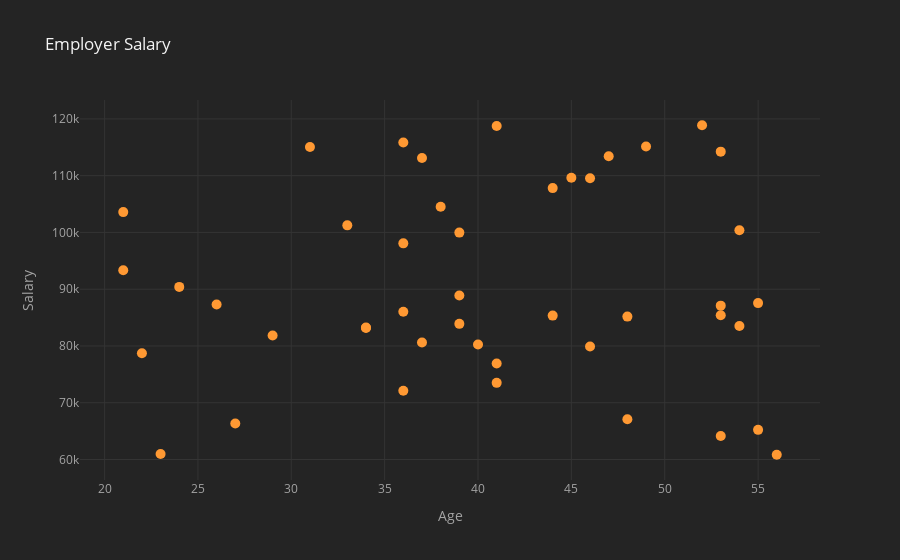

The cell this chart's notebook holds for it:
### Code cell
data1.iplot( x= 'age', y = 'salary', title = 'Employer Salary', mode = 'markers', size = 10, xTitle = 'Age', yTitle = 'Salary')

### Figure 1 — Plotly figure (JSON) as saved in the notebook; plotly's stock layout.template omitted (floating-point values rounded to 4 significant figures)
{"data": [{"line": {"color": "rgba(255, 153, 51, 1.0)", "dash": "solid", "shape": "linear", "width": 1.3}, "marker": {"size": 10, "symbol": "circle"}, "mode": "markers", "name": "salary", "text": "", "type": "scatter", "x": [34, 53, 41, 40, 49, 38, 41, 53, 39, 36, 55, 22, 55, 36, 47, 36, 56, 44, 31, 26, 53, 48, 39, 27, 46, 52, 24, 29, 41, 36, 45, 53, 34, 44, 37, 54, 21, 46, 23, 37, 54, 21, 48, 33, 39], "y": [83153, 87107, 118756, 80245, 115146, 104511, 73502, 64126, 88891, 86029, 87548, 78707, 65225, 98078, 113427, 72105, 60838, 85352, 115038, 87296, 114231, 85173, 83899, 66335, 79911, 118882, 90408, 81856, 76924, 115833, 109624, 85420, 83257, 107810, 113103, 83520, 93354, 109556, 60979, 80607, 100371, 103580, 67090, 101248, 99973]}], "layout": {"autosize": true, "legend": {"bgcolor": "#242424", "font": {"color": "#F4F4F4"}}, "paper_bgcolor": "#242424", "plot_bgcolor": "#242424", "title": {"font": {"color": "#F4F4F4"}, "text": "Employer Salary"}, "xaxis": {"autorange": true, "gridcolor": "#343434", "range": [18.84, 58.16], "showgrid": true, "tickfont": {"color": "#A4A4A4"}, "title": {"font": {"color": "#A4A4A4"}, "text": "Age"}, "type": "linear", "zerolinecolor": "#444444"}, "yaxis": {"autorange": true, "gridcolor": "#343434", "range": [54920.0, 124800.0], "showgrid": true, "tickfont": {"color": "#A4A4A4"}, "title": {"font": {"color": "#A4A4A4"}, "text": "Salary"}, "type": "linear", "zerolinecolor": "#444444"}}}
